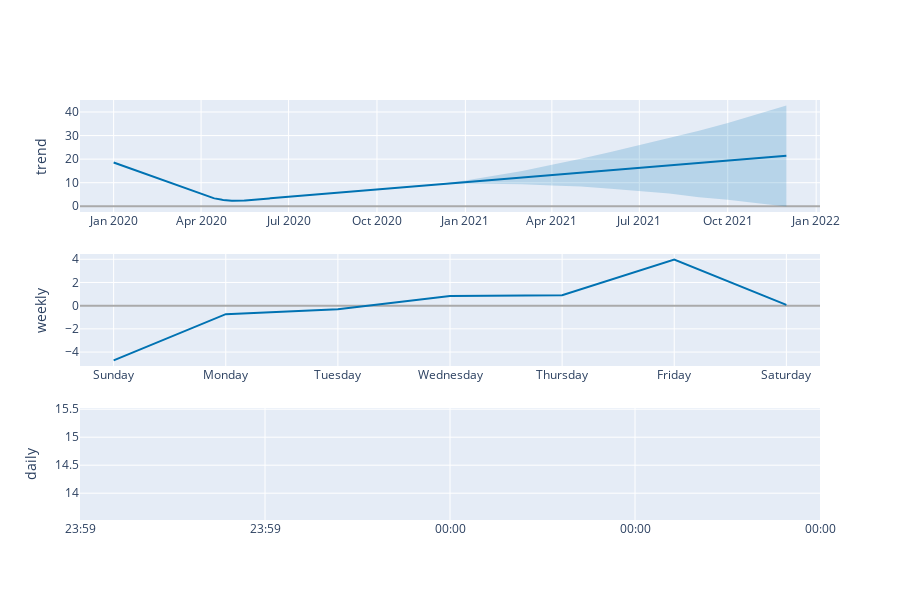

Source (notebook cell):
### Code cell
plot_components_plotly(CRI_prohet_model_2020, forecast_CRI_2020)

### Figure 1 — Plotly figure (JSON) as saved in the notebook; plotly's stock layout.template omitted (floating-point values rounded to 4 significant figures; data arrays with more than 128 entries replaced by an {"elided": "..."} marker saying what was removed)
{"data": [{"line": {"color": "#0072B2", "width": 2}, "mode": "lines", "name": "trend", "type": "scatter", "x": {"elided": "348 str values"}, "xaxis": "x", "y": {"elided": "348 float values"}, "yaxis": "y"}, {"line": {"color": "rgba(0, 114, 178, 0.2)", "width": 0}, "mode": "lines", "name": "trend_upper", "type": "scatter", "x": {"elided": "348 str values"}, "xaxis": "x", "y": {"elided": "348 float values"}, "yaxis": "y"}, {"fill": "tonexty", "fillcolor": "rgba(0, 114, 178, 0.2)", "line": {"color": "rgba(0, 114, 178, 0.2)", "width": 0}, "mode": "lines", "name": "trend_lower", "type": "scatter", "x": {"elided": "348 str values"}, "xaxis": "x", "y": {"elided": "348 float values"}, "yaxis": "y"}, {"line": {"color": "#0072B2", "width": 2}, "mode": "lines", "name": "weekly", "type": "scatter", "x": ["2017-01-01T00:00:00", "2017-01-02T00:00:00", "2017-01-03T00:00:00", "2017-01-04T00:00:00", "2017-01-05T00:00:00", "2017-01-06T00:00:00", "2017-01-07T00:00:00"], "xaxis": "x2", "y": [-4.72, -0.7345, -0.3124, 0.8299, 0.9014, 3.972, 0.0635], "yaxis": "y2"}, {"line": {"color": "#0072B2", "width": 2}, "mode": "lines", "name": "daily", "type": "scatter", "x": ["2017-01-01T00:00:00"], "xaxis": "x3", "y": [14.52], "yaxis": "y3"}], "layout": {"height": 600, "showlegend": false, "width": 900, "xaxis": {"anchor": "y", "domain": [0, 1], "range": ["2019-11-27T00:00:00", "2022-01-05T00:00:00"], "type": "date"}, "xaxis2": {"anchor": "y2", "domain": [0, 1], "range": ["2016-12-31T16:48:00", "2017-01-07T07:12:00"], "tickformat": "%A", "type": "date"}, "xaxis3": {"anchor": "y3", "domain": [0, 1], "range": ["2017-01-01T00:00:00", "2017-01-01T00:00:00"], "tickformat": "%H:%M", "type": "date"}, "yaxis": {"anchor": "x", "domain": [0.7333, 1], "rangemode": "normal", "title": {"text": "trend"}, "zerolinecolor": "#AAA"}, "yaxis2": {"anchor": "x2", "domain": [0.3667, 0.6333], "title": {"text": "weekly"}, "zerolinecolor": "#AAA"}, "yaxis3": {"anchor": "x3", "domain": [0, 0.2667], "title": {"text": "daily"}, "zerolinecolor": "#AAA"}}}
